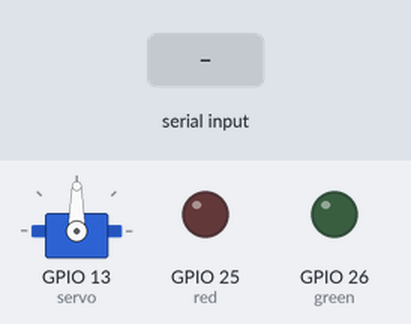
Bench run of a sketch on a simulated ESP32. Parts: servo, output pins drawn as LEDs (lit = HIGH). The inputs (shaded band) are chosen by the test bench. What the sketch prints to the serial monitor is not drawn.

Above: at 1.2 s.
1.3 s: "90,45\n" received over Serial
At 3.3 s:
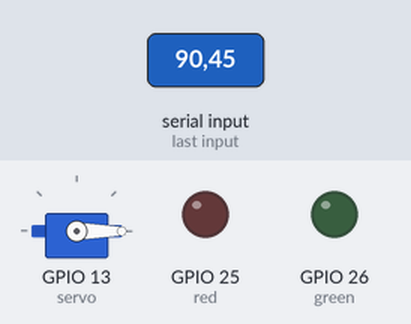
3.8 s: "r90\n" received over Serial
At 4.6 s:
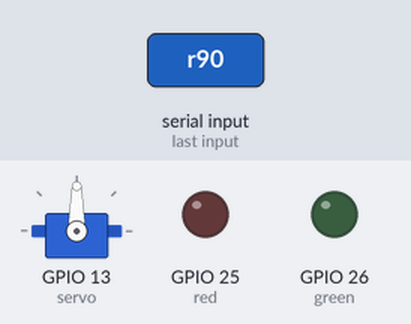
5.3 s: "g90\n" received over Serial
At 6.55 s:
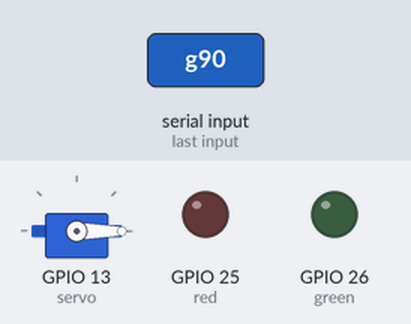
6.8 s: "r" received over Serial
At 8.0 s:
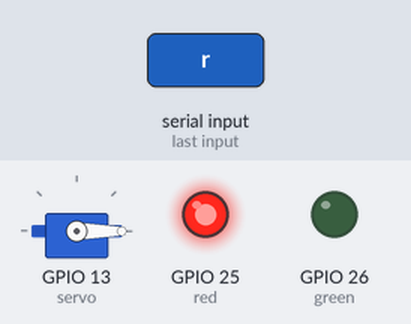
8.3 s: "g" received over Serial
At 9.4 s:
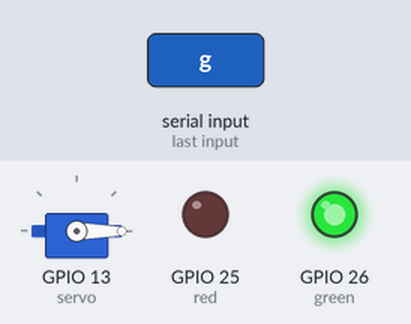
9.8 s: "30,150\n" received over Serial
At 10.5 s:
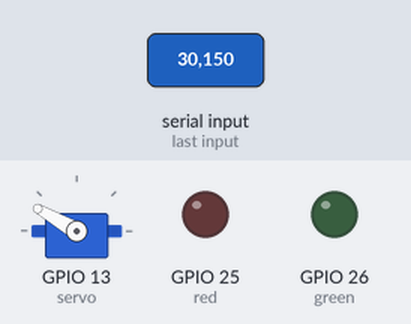
Timing chart, 0 to 12.8 s (numbered marks = the images above; inputs shaded):
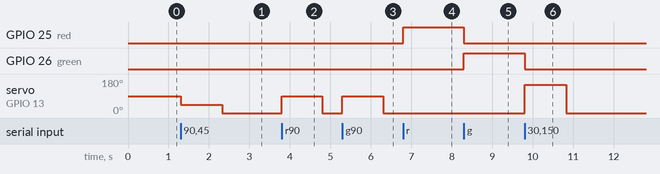

The sketch:

ServoHandler.ino
```cpp
#include <ESP32Servo.h>

Servo handler;

const int servo = 13, red = 25, green = 26;

void setup() {
  // put your setup code here, to run once:
  // Allow allocation of all timers
  ESP32PWM::allocateTimer(0);
  ESP32PWM::allocateTimer(1);
  ESP32PWM::allocateTimer(2);
  ESP32PWM::allocateTimer(3);
  handler.setPeriodHertz(50);    // standard 50 hz servo
  handler.attach(servo, 544, 2400);
  Serial.begin(9600);
  pinMode(red, OUTPUT);
  pinMode(green, OUTPUT);
  digitalWrite(red, LOW);
  digitalWrite(green, LOW);
}

void loop() {
  Serial.println("Waiting...");
  while(!Serial.available()); //wait until data received
  Serial.print("Data received: ");
  char led = Serial.read();
  if(led == 'r')
  {
    digitalWrite(red, HIGH);
    digitalWrite(green, LOW);
    Serial.print("RED");
  }
  else if(led == 'g')
  {
    digitalWrite(red, LOW);
    digitalWrite(green, HIGH);
    Serial.print("GREEN");
  }
  else
  {
    digitalWrite(red, LOW);
    digitalWrite(green, LOW);
    Serial.print("OFF");
  }
  int servo_angle = Serial.parseInt();
  Serial.print("|");
  handler.write(servo_angle);
  Serial.println(servo_angle);
}
```

Measured:
- after the input at 1.3 s, servo on GPIO 13 (servo): 90° → 45° at once, → 0° 1.0 s later
- after the input at 3.8 s, servo on GPIO 13 (servo): 0° → 90° at once, → 0° 1.0 s later
- after the input at 5.3 s, servo on GPIO 13 (servo): 0° → 90° at once, → 0° 1.0 s later
- after the input at 6.8 s, GPIO 25 (red): LOW → HIGH at once
- after the input at 8.3 s, GPIO 25 (red): HIGH → LOW at once; GPIO 26 (green): LOW → HIGH at once
- after the input at 9.8 s, GPIO 26 (green): HIGH → LOW at once; servo on GPIO 13 (servo): 0° → 150° at once, → 0° 1.0 s later
